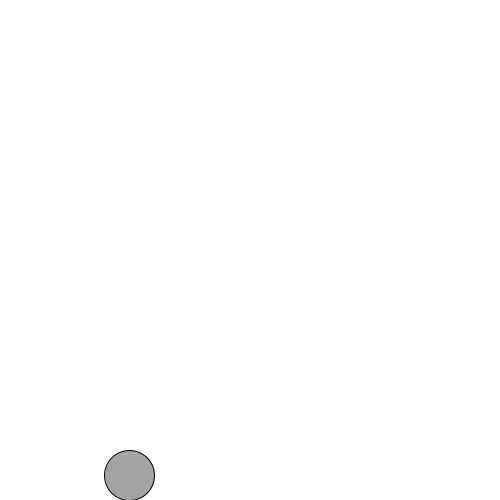
Frame 1 (no input)
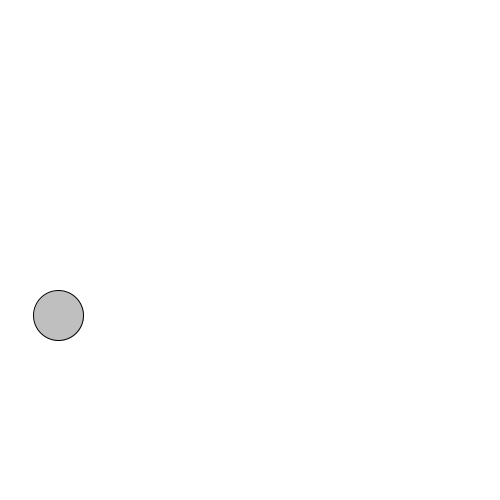
Frame 60 (the mouse pressed at the canvas centre just before this capture)
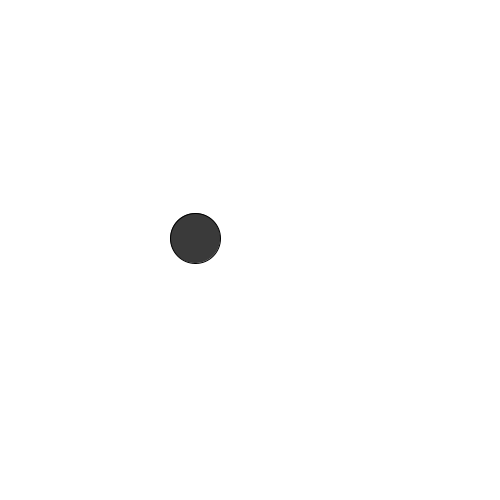
Frame 120 (the mouse held since frame 60 and released just before this capture)

The Processing sketch that drew these frames (run headless with seeded random() and noise(); from frame 60 on, the mouse is pressed at the canvas centre):

// Processing sketch: random_circle
// ── random_circle.pde
void setup() {
  size(500, 500);
}

void draw() {
  background(255);
  frameRate(5);
  
  fill(random(255));
  ellipse(random(width), random(height), 50, 50);
}
